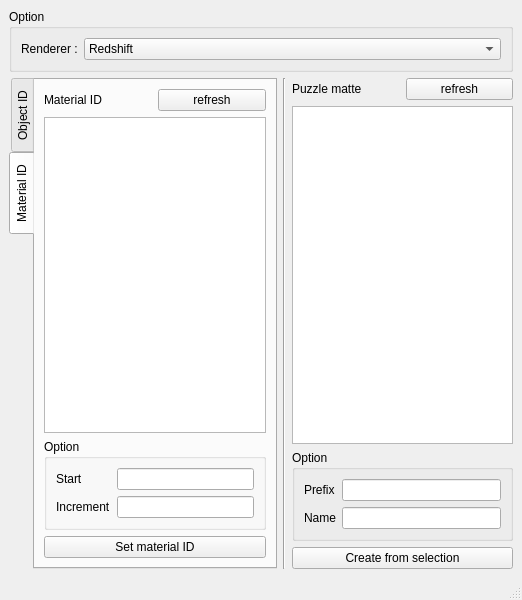
<?xml version="1.0" encoding="UTF-8"?>
<ui version="4.0">
 <class>MainWindow</class>
 <widget class="QMainWindow" name="MainWindow">
  <property name="geometry">
   <rect>
    <x>0</x>
    <y>0</y>
    <width>522</width>
    <height>600</height>
   </rect>
  </property>
  <property name="windowTitle">
   <string>MainWindow</string>
  </property>
  <widget class="QWidget" name="centralwidget">
   <layout class="QVBoxLayout" name="verticalLayout_3">
    <item>
     <widget class="QGroupBox" name="Renderer_optionGroupBox">
      <property name="title">
       <string>Option</string>
      </property>
      <layout class="QFormLayout" name="formLayout_4">
       <item row="0" column="0">
        <widget class="QLabel" name="label">
         <property name="text">
          <string>Renderer :</string>
         </property>
        </widget>
       </item>
       <item row="0" column="1">
        <widget class="QComboBox" name="Renderer_comboBox">
         <item>
          <property name="text">
           <string>Redshift</string>
          </property>
         </item>
         <item>
          <property name="text">
           <string>Vray</string>
          </property>
         </item>
        </widget>
       </item>
      </layout>
     </widget>
    </item>
    <item>
     <layout class="QHBoxLayout" name="horizontalLayout_2">
      <item>
       <widget class="QTabWidget" name="tabWidget">
        <property name="tabPosition">
         <enum>QTabWidget::West</enum>
        </property>
        <property name="currentIndex">
         <number>1</number>
        </property>
        <widget class="QWidget" name="ObjectID_tab">
         <attribute name="title">
          <string>Object ID</string>
         </attribute>
         <layout class="QVBoxLayout" name="verticalLayout">
          <item>
           <layout class="QHBoxLayout" name="ObjectID_topLayout">
            <item>
             <widget class="QLabel" name="objectID_label">
              <property name="text">
               <string>Object ID</string>
              </property>
             </widget>
            </item>
            <item>
             <widget class="QPushButton" name="objectID_refresh_button">
              <property name="text">
               <string>refresh</string>
              </property>
             </widget>
            </item>
           </layout>
          </item>
          <item>
           <widget class="QListWidget" name="ObjectID_listWidget"/>
          </item>
          <item>
           <widget class="QGroupBox" name="ObjectID_option">
            <property name="title">
             <string>Option</string>
            </property>
            <layout class="QFormLayout" name="formLayout">
             <item row="0" column="0">
              <widget class="QLabel" name="ObjectID_Start_label">
               <property name="text">
                <string>Start</string>
               </property>
              </widget>
             </item>
             <item row="0" column="1">
              <widget class="QLineEdit" name="ObjectID_Start_LineEdit"/>
             </item>
             <item row="1" column="0">
              <widget class="QLabel" name="ObjectID_Increment_label">
               <property name="text">
                <string>Increment</string>
               </property>
              </widget>
             </item>
             <item row="1" column="1">
              <widget class="QLineEdit" name="ObjectID_Increment_LineEdit"/>
             </item>
            </layout>
           </widget>
          </item>
          <item>
           <widget class="QPushButton" name="ObjectID_SetI_button">
            <property name="text">
             <string>Set object ID</string>
            </property>
           </widget>
          </item>
         </layout>
        </widget>
        <widget class="QWidget" name="MaterialID_tab">
         <attribute name="title">
          <string>Material ID</string>
         </attribute>
         <layout class="QVBoxLayout" name="verticalLayout_2">
          <item>
           <layout class="QHBoxLayout" name="matteriaID_topLayout">
            <item>
             <widget class="QLabel" name="materialD_label">
              <property name="text">
               <string>Material ID</string>
              </property>
             </widget>
            </item>
            <item>
             <widget class="QPushButton" name="materialD_refresh">
              <property name="text">
               <string>refresh</string>
              </property>
             </widget>
            </item>
           </layout>
          </item>
          <item>
           <widget class="QListWidget" name="MatterialID_listWidget"/>
          </item>
          <item>
           <widget class="QGroupBox" name="MaterialI_option">
            <property name="title">
             <string>Option</string>
            </property>
            <layout class="QFormLayout" name="formLayout_2">
             <property name="fieldGrowthPolicy">
              <enum>QFormLayout::AllNonFixedFieldsGrow</enum>
             </property>
             <item row="0" column="0">
              <widget class="QLabel" name="MaterialID_Start_label">
               <property name="text">
                <string>Start</string>
               </property>
              </widget>
             </item>
             <item row="0" column="1">
              <widget class="QLineEdit" name="MaterialID_Start_LineEdit"/>
             </item>
             <item row="1" column="0">
              <widget class="QLabel" name="MaterialID_Increment_label">
               <property name="text">
                <string>Increment</string>
               </property>
              </widget>
             </item>
             <item row="1" column="1">
              <widget class="QLineEdit" name="MaterialID_Increment_LineEdit"/>
             </item>
            </layout>
           </widget>
          </item>
          <item>
           <widget class="QPushButton" name="SetMaterialID_button">
            <property name="text">
             <string>Set material ID</string>
            </property>
           </widget>
          </item>
         </layout>
        </widget>
       </widget>
      </item>
      <item>
       <widget class="Line" name="separate_line">
        <property name="orientation">
         <enum>Qt::Vertical</enum>
        </property>
       </widget>
      </item>
      <item>
       <layout class="QVBoxLayout" name="puzzleMatte_Layout">
        <item>
         <layout class="QHBoxLayout" name="puzzleMatteID_topLayout">
          <property name="spacing">
           <number>6</number>
          </property>
          <item>
           <widget class="QLabel" name="PuzzleID_label">
            <property name="text">
             <string>Puzzle matte</string>
            </property>
           </widget>
          </item>
          <item>
           <widget class="QPushButton" name="PuzzleID_refresh_button">
            <property name="text">
             <string>refresh</string>
            </property>
           </widget>
          </item>
         </layout>
        </item>
        <item>
         <widget class="QListWidget" name="PuzzleID_listWidget"/>
        </item>
        <item>
         <widget class="QGroupBox" name="PuzzleID_option">
          <property name="title">
           <string>Option</string>
          </property>
          <layout class="QFormLayout" name="formLayout_3">
           <property name="fieldGrowthPolicy">
            <enum>QFormLayout::AllNonFixedFieldsGrow</enum>
           </property>
           <item row="0" column="0">
            <widget class="QLabel" name="PuzzleID_Prefix_label">
             <property name="text">
              <string>Prefix</string>
             </property>
            </widget>
           </item>
           <item row="0" column="1">
            <widget class="QLineEdit" name="PuzzleID_Prefix_LineEdit"/>
           </item>
           <item row="1" column="0">
            <widget class="QLabel" name="PuzzleID_Name_label">
             <property name="text">
              <string>Name</string>
             </property>
            </widget>
           </item>
           <item row="1" column="1">
            <widget class="QLineEdit" name="PuzzleID_Name_LineEdit"/>
           </item>
          </layout>
         </widget>
        </item>
        <item>
         <widget class="QPushButton" name="pushButton_2">
          <property name="text">
           <string>Create from selection</string>
          </property>
         </widget>
        </item>
       </layout>
      </item>
     </layout>
    </item>
   </layout>
  </widget>
  <widget class="QStatusBar" name="statusbar"/>
 </widget>
 <resources/>
 <connections/>
</ui>
